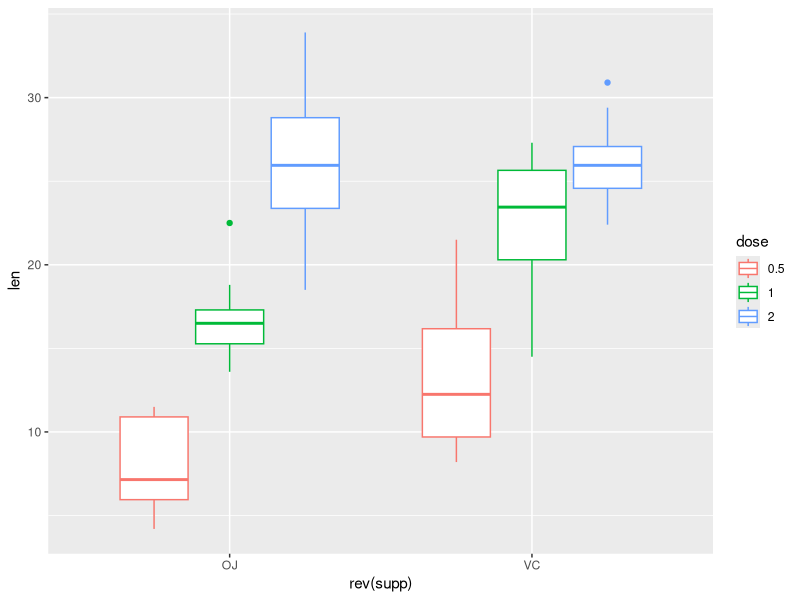

Write R code to recreate this figure.
## ---- chunk 1
library(datasets)
library(ggplot2)
library(dplyr)
## ---- chunk 2
str(ToothGrowth)
summary(ToothGrowth)
## ---- chunk 3
ToothGrowth$dose <- factor(ToothGrowth$dose)
ToothGrowth %>% tbl_df %>% group_by(dose,supp) %>% summarise_each(funs(mean))
ggplot(ToothGrowth, aes(x=rev(supp), y=len, color=dose)) + geom_boxplot()

## ---- chunk 4
t.test(filter(ToothGrowth,supp=='OJ',dose==.5)$len,filter(ToothGrowth,supp=='VC',dose==.5)$len)
## ---- chunk 5
t.test(filter(ToothGrowth,supp=='OJ',dose==1)$len,filter(ToothGrowth,supp=='VC',dose==1)$len)
## ---- chunk 6
t.test(filter(ToothGrowth,supp=='OJ',dose==2)$len,filter(ToothGrowth,supp=='VC',dose==2)$len)
